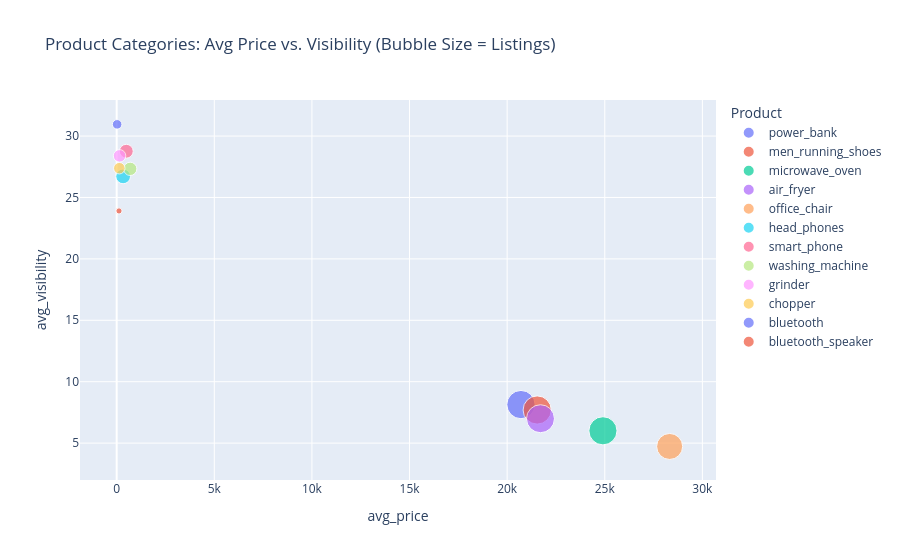

Notebook code for this chart:
### Code cell
product_stats = (
    df.groupby("Product", as_index=False)
    .agg(
        listings=("title", "count"),
        unique_brands=("Brand", "nunique"),
        avg_price=("price", "mean"),
        avg_visibility=("rank_visibility_score", "mean")
    )
    .sort_values(by="listings", ascending=False)
)

display(product_stats)

fig4 = px.scatter(
    product_stats,
    x="avg_price",
    y="avg_visibility",
    size="listings",
    color="Product",
    hover_name="Product",
    title="Product Categories: Avg Price vs. Visibility (Bubble Size = Listings)"
)
fig4.show()

### Figure 1 — Plotly figure (JSON) as saved in the notebook; plotly's stock layout.template omitted (floating-point values rounded to 4 significant figures)
{"data": [{"hovertemplate": "<b>%{hovertext}</b><br><br>Product=power_bank<br>avg_price=%{x}<br>avg_visibility=%{y}<br>listings=%{marker.size}<extra></extra>", "hovertext": ["power_bank"], "legendgroup": "power_bank", "marker": {"color": "#636efa", "size": [333], "sizemode": "area", "sizeref": 0.8325, "symbol": "circle"}, "mode": "markers", "name": "power_bank", "orientation": "v", "showlegend": true, "type": "scatter", "x": [20710.0], "xaxis": "x", "y": [8.138], "yaxis": "y"}, {"hovertemplate": "<b>%{hovertext}</b><br><br>Product=men_running_shoes<br>avg_price=%{x}<br>avg_visibility=%{y}<br>listings=%{marker.size}<extra></extra>", "hovertext": ["men_running_shoes"], "legendgroup": "men_running_shoes", "marker": {"color": "#EF553B", "size": [331], "sizemode": "area", "sizeref": 0.8325, "symbol": "circle"}, "mode": "markers", "name": "men_running_shoes", "orientation": "v", "showlegend": true, "type": "scatter", "x": [21540.0], "xaxis": "x", "y": [7.696], "yaxis": "y"}, {"hovertemplate": "<b>%{hovertext}</b><br><br>Product=microwave_oven<br>avg_price=%{x}<br>avg_visibility=%{y}<br>listings=%{marker.size}<extra></extra>", "hovertext": ["microwave_oven"], "legendgroup": "microwave_oven", "marker": {"color": "#00cc96", "size": [330], "sizemode": "area", "sizeref": 0.8325, "symbol": "circle"}, "mode": "markers", "name": "microwave_oven", "orientation": "v", "showlegend": true, "type": "scatter", "x": [24910.0], "xaxis": "x", "y": [6.003], "yaxis": "y"}, {"hovertemplate": "<b>%{hovertext}</b><br><br>Product=air_fryer<br>avg_price=%{x}<br>avg_visibility=%{y}<br>listings=%{marker.size}<extra></extra>", "hovertext": ["air_fryer"], "legendgroup": "air_fryer", "marker": {"color": "#ab63fa", "size": [326], "sizemode": "area", "sizeref": 0.8325, "symbol": "circle"}, "mode": "markers", "name": "air_fryer", "orientation": "v", "showlegend": true, "type": "scatter", "x": [21710.0], "xaxis": "x", "y": [6.988], "yaxis": "y"}, {"hovertemplate": "<b>%{hovertext}</b><br><br>Product=office_chair<br>avg_price=%{x}<br>avg_visibility=%{y}<br>listings=%{marker.size}<extra></extra>", "hovertext": ["office_chair"], "legendgroup": "office_chair", "marker": {"color": "#FFA15A", "size": [282], "sizemode": "area", "sizeref": 0.8325, "symbol": "circle"}, "mode": "markers", "name": "office_chair", "orientation": "v", "showlegend": true, "type": "scatter", "x": [28320.0], "xaxis": "x", "y": [4.729], "yaxis": "y"}, {"hovertemplate": "<b>%{hovertext}</b><br><br>Product=head_phones<br>avg_price=%{x}<br>avg_visibility=%{y}<br>listings=%{marker.size}<extra></extra>", "hovertext": ["head_phones"], "legendgroup": "head_phones", "marker": {"color": "#19d3f3", "size": [91], "sizemode": "area", "sizeref": 0.8325, "symbol": "circle"}, "mode": "markers", "name": "head_phones", "orientation": "v", "showlegend": true, "type": "scatter", "x": [330.0], "xaxis": "x", "y": [26.72], "yaxis": "y"}, {"hovertemplate": "<b>%{hovertext}</b><br><br>Product=smart_phone<br>avg_price=%{x}<br>avg_visibility=%{y}<br>listings=%{marker.size}<extra></extra>", "hovertext": ["smart_phone"], "legendgroup": "smart_phone", "marker": {"color": "#FF6692", "size": [80], "sizemode": "area", "sizeref": 0.8325, "symbol": "circle"}, "mode": "markers", "name": "smart_phone", "orientation": "v", "showlegend": true, "type": "scatter", "x": [493.6], "xaxis": "x", "y": [28.76], "yaxis": "y"}, {"hovertemplate": "<b>%{hovertext}</b><br><br>Product=washing_machine<br>avg_price=%{x}<br>avg_visibility=%{y}<br>listings=%{marker.size}<extra></extra>", "hovertext": ["washing_machine"], "legendgroup": "washing_machine", "marker": {"color": "#B6E880", "size": [74], "sizemode": "area", "sizeref": 0.8325, "symbol": "circle"}, "mode": "markers", "name": "washing_machine", "orientation": "v", "showlegend": true, "type": "scatter", "x": [693.9], "xaxis": "x", "y": [27.33], "yaxis": "y"}, {"hovertemplate": "<b>%{hovertext}</b><br><br>Product=grinder<br>avg_price=%{x}<br>avg_visibility=%{y}<br>listings=%{marker.size}<extra></extra>", "hovertext": ["grinder"], "legendgroup": "grinder", "marker": {"color": "#FF97FF", "size": [65], "sizemode": "area", "sizeref": 0.8325, "symbol": "circle"}, "mode": "markers", "name": "grinder", "orientation": "v", "showlegend": true, "type": "scatter", "x": [148.3], "xaxis": "x", "y": [28.39], "yaxis": "y"}, {"hovertemplate": "<b>%{hovertext}</b><br><br>Product=chopper<br>avg_price=%{x}<br>avg_visibility=%{y}<br>listings=%{marker.size}<extra></extra>", "hovertext": ["chopper"], "legendgroup": "chopper", "marker": {"color": "#FECB52", "size": [55], "sizemode": "area", "sizeref": 0.8325, "symbol": "circle"}, "mode": "markers", "name": "chopper", "orientation": "v", "showlegend": true, "type": "scatter", "x": [135.3], "xaxis": "x", "y": [27.38], "yaxis": "y"}, {"hovertemplate": "<b>%{hovertext}</b><br><br>Product=bluetooth<br>avg_price=%{x}<br>avg_visibility=%{y}<br>listings=%{marker.size}<extra></extra>", "hovertext": ["bluetooth"], "legendgroup": "bluetooth", "marker": {"color": "#636efa", "size": [38], "sizemode": "area", "sizeref": 0.8325, "symbol": "circle"}, "mode": "markers", "name": "bluetooth", "orientation": "v", "showlegend": true, "type": "scatter", "x": [23.95], "xaxis": "x", "y": [30.95], "yaxis": "y"}, {"hovertemplate": "<b>%{hovertext}</b><br><br>Product=bluetooth_speaker<br>avg_price=%{x}<br>avg_visibility=%{y}<br>listings=%{marker.size}<extra></extra>", "hovertext": ["bluetooth_speaker"], "legendgroup": "bluetooth_speaker", "marker": {"color": "#EF553B", "size": [16], "sizemode": "area", "sizeref": 0.8325, "symbol": "circle"}, "mode": "markers", "name": "bluetooth_speaker", "orientation": "v", "showlegend": true, "type": "scatter", "x": [118.7], "xaxis": "x", "y": [23.9], "yaxis": "y"}], "layout": {"legend": {"itemsizing": "constant", "title": {"text": "Product"}, "tracegroupgap": 0}, "title": {"text": "Product Categories: Avg Price vs. Visibility (Bubble Size = Listings)"}, "xaxis": {"anchor": "y", "domain": [0, 1], "title": {"text": "avg_price"}}, "yaxis": {"anchor": "x", "domain": [0, 1], "title": {"text": "avg_visibility"}}}}
